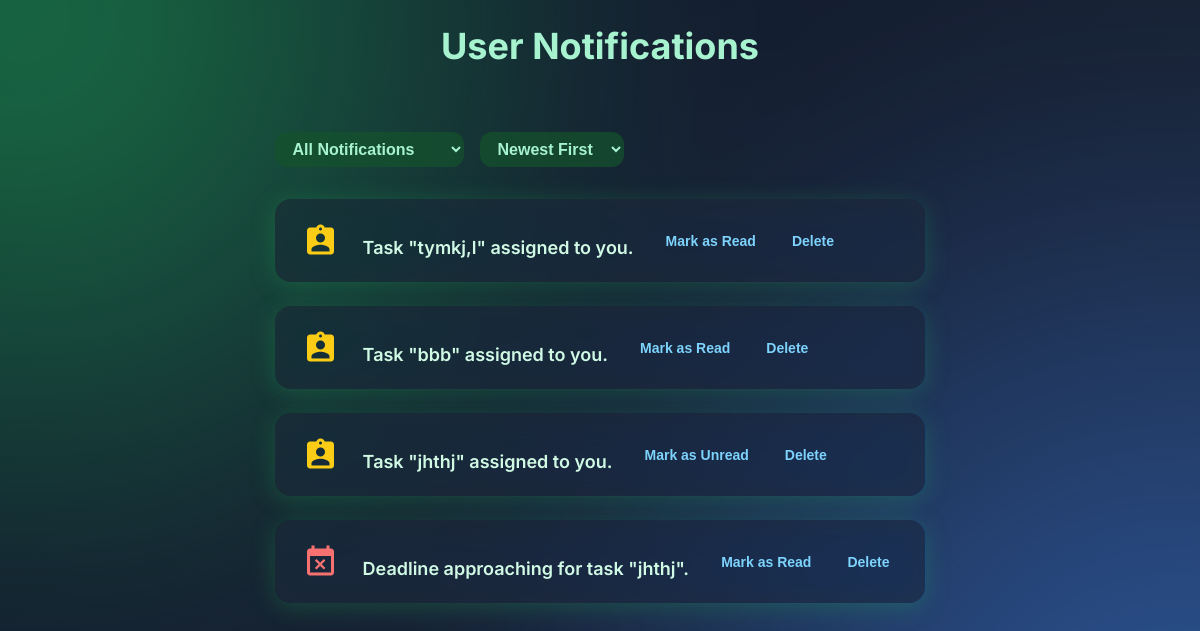
Page /user_notify/ (signed in) on the earlier database version.
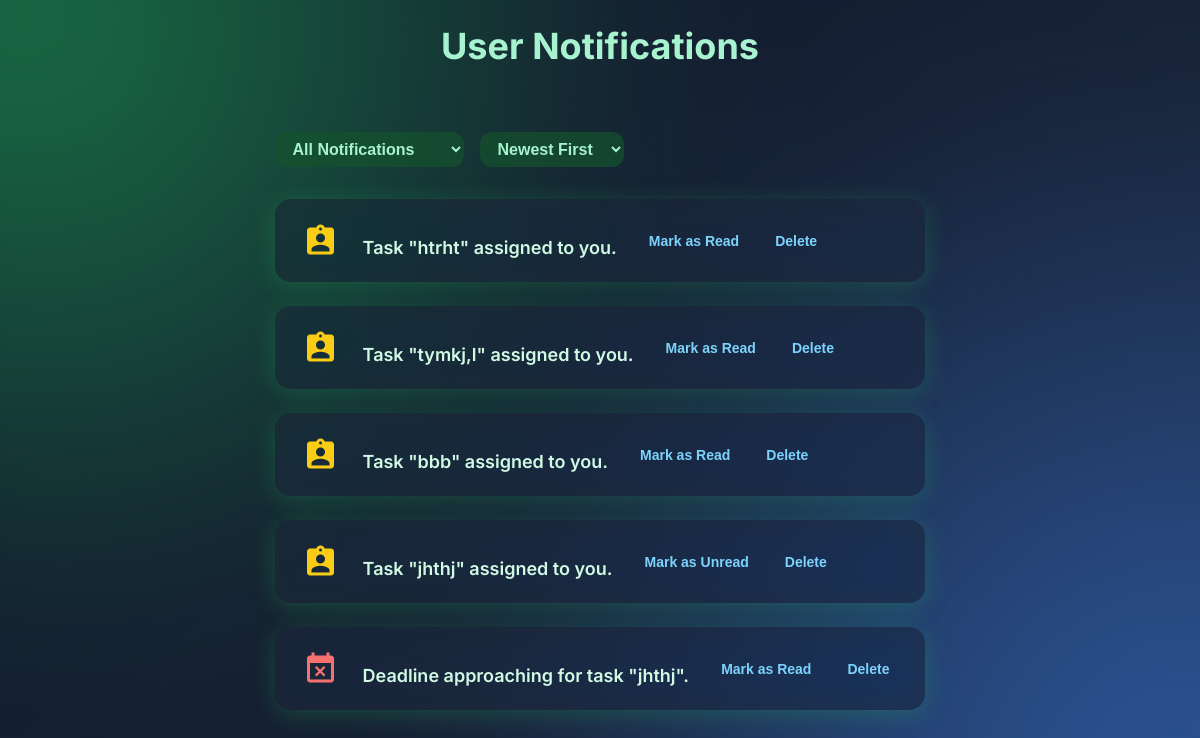
Same page on the later database version.
### taskflowapp/models.py (models this page shows, shortened)
class Notification(models.Model):
    NOTIFICATION_TYPES = [
        ('assignment', 'Assignment'),
        ('deadline', 'Deadline'),
    ]
    user = models.ForeignKey(User, on_delete=models.CASCADE)
    message = models.TextField()
    type = models.CharField(max_length=20, choices=NOTIFICATION_TYPES)
    timestamp = models.DateTimeField(auto_now_add=True)
    is_read = models.BooleanField(default=False)

### taskflowapp/views.py (the view)
# urls.py: path('user_notify/',views.user_notify,name='user_notify_page'),
def user_notify(request):
    user_id = request.session.get('user_id')
    if not user_id:
        messages.error(request, "You must be logged in to view notifications.")
        return redirect('user_login')
    try:
        user = User.objects.get(id=user_id)
    except User.DoesNotExist:
        messages.error(request, "User not found.")
        return redirect('user_login')
    notifications = Notification.objects.filter(user=user).order_by('-timestamp')
    return render(request, 'user_notification_page.html', {
        'notifications': notifications,
        'user': user
    })

### taskflowapp/templates/user_notification_page.html (shortened to what this page needs)
{% load static %}
{% load humanize %}
<!DOCTYPE html>
<html lang="en">
<head>
  <link rel="stylesheet" href="{% static 'CSS/user_notification.css' %}" />
</head>
<body>
  <header>User Notifications</header>
  <main class="container">
    <div class="filters-bar">
      <select class="filter-select" id="filterType" aria-label="Filter notifications by type" onchange="filterNotifications()">
        <option value="all">All Notifications</option>
      </select>
      <select class="filter-select" id="sortOrder" aria-label="Sort notifications" onchange="sortNotifications()">
        <option value="newest">Newest First</option>
      </select>
    </div>
    <section id="notificationsList" class="notifications-list" aria-live="polite" aria-relevant="additions">
      {% if notifications %}
        {% for n in notifications %}
          <article class="notification-card" tabindex="0" data-type="{{ n.type }}" data-time="{{ n.created_at.timestamp }}">
            <div class="icon-container {% if n.type == 'assignment' %}icon-assignment{% elif n.type == 'deadline' %}icon-deadline{% endif %}">
            </div>
            <div class="message-container">
              <p class="notification-message">{{ n.message }}</p>
            </div>
            <div class="actions">
              <form method="post" action="{% url 'mark_notification_read' n.id %}">
                <button type="submit" class="action-btn">
                  {% if n.is_read %}Mark as Unread{% else %}Mark as Read{% endif %}
                </button>
              </form>
              <form method="post" action="{% url 'delete_notification' n.id %}">
                <button type="submit" class="action-btn">Delete</button>
              </form>
            </div>
          </article>
        {% endfor %}
      {% else %}
        <div id="noNotifications" class="no-notifications">No notifications found.</div>
      {% endif %}
    </section>
  </main>
</body>
</html>

Differences in the rows shown:
added Notification: message "Task \"htrht\" assigned to you.", is_read "Mark as Read"
